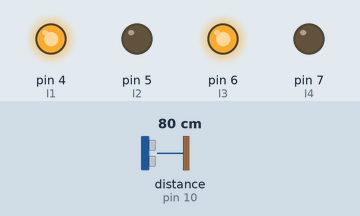
Recording of a sketch running on a simulated Arduino Uno, built with avr-gcc and run on an emulated ATmega328P. On the bench: output pins drawn as LEDs (lit = HIGH). Wiring (inferred from the names in the program): ultrasonic range finder: trigger pin 9; echo pin 10. The inputs (shaded band) are chosen by the test bench; at power-on: distance to the obstacle (sensor on pin 10) 80 cm. The echo pulse lasts 58.3 µs per cm; pins used as bus, display or sensor lines are not drawn.

Above: at 1.8 s.
1.9 s: distance to the obstacle (sensor on pin 10) set to 18 cm
3.4 s: distance to the obstacle (sensor on pin 10) set to 13 cm
At 4.4 s:
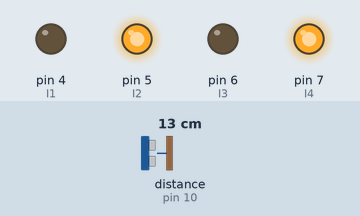
At 5.8 s:
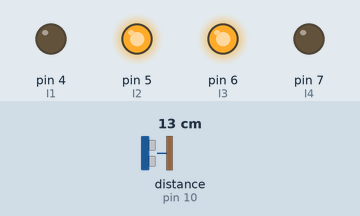
9.5 s: distance to the obstacle (sensor on pin 10) set to 2 cm
Timing chart, 0 to 14.6 s (numbered marks = the images above; inputs shaded):
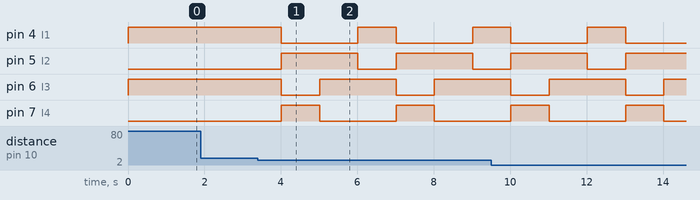

The sketch:

odr.ino
```cpp
int trig=9;
int echo=10;
int I1 = 4;
int I2 = 5;
int I3 = 6;
int I4 = 7;

float duration,distance;


void setup()
{
pinMode(trig,OUTPUT);
pinMode(echo,INPUT);
pinMode(I1,OUTPUT);
 pinMode(I2,OUTPUT);
 pinMode(I3,OUTPUT);
 pinMode(I4,OUTPUT);

}

void loop()
{
  digitalWrite(trig, LOW);
 digitalWrite(trig, HIGH);
  delayMicroseconds(10);
  digitalWrite(trig, LOW);

  duration = pulseIn(echo, HIGH);

  distance=0.0343*duration/2.00;

  if (distance<=15.00)

{
  digitalWrite(I1, LOW);
 digitalWrite(I2, HIGH);
 digitalWrite(I3, LOW);
 digitalWrite(I4, HIGH);
 delay(1000);
  digitalWrite(I1, LOW);
 digitalWrite(I2, HIGH);
 digitalWrite(I3, HIGH);
 digitalWrite(I4, LOW);
delay(1000);
 digitalWrite(I1, HIGH);
 digitalWrite(I2, LOW);
 digitalWrite(I3, HIGH);
 digitalWrite(I4, LOW);
 delay(1000);

}
else
{
 digitalWrite(I1, HIGH);
 digitalWrite(I2, LOW);
 digitalWrite(I3, HIGH);
 digitalWrite(I4, LOW);
 delay(1000);
}
}
```

Measured:
- the behaviour switches between 16 and 15 cm on distance to the obstacle (sensor on pin 10) (found by bisection; images 0 and 1)
- after the input at 1.9 s, every drawn part: stays the same
- after the input at 3.4 s, pin 4 (I1), pin 7 (I4): alternates HIGH for 1.0 s and LOW for 2.0 s, starting after 0.61 s; pin 5 (I2), pin 6 (I3): alternates HIGH for 2.0 s and LOW for 1.0 s, starting after 0.61 s
